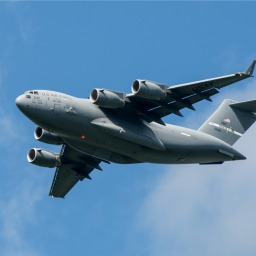
#> input picture MachingLearning/chapter8/images/plane_256x256.jpg, 256 x 256 px
$ python '8.15 calcHist.py'
#> lines starting #> are read from the running program, lines starting #| are printed output that depends on the picture
# 创建一组特征来表示图像中的颜色
import cv2
import numpy as np
from matplotlib import  pyplot as plt

# 以BGR格式加载图像
image_bgr = cv2.imread("images/plane_256x256.jpg",cv2.IMREAD_COLOR)
#> image_bgr is the input picture: shape (256, 256, 3); mean B, G, R 169, 133.1, 90.5
# 将图像转换成RGN
image_rgb = cv2.cvtColor(image_bgr,cv2.COLOR_BGR2RGB)
# 创建一个特征列表
features = []

# 为每一个颜色通道计算直方图
colors = ["r","g","b"]
# 为每一个通道计算直方图，并将它加入特征列表中
for i ,channel in enumerate(colors):
    histogram = cv2.calcHist([image_rgb], # 图像
                             [i], # 颜色通道的序号
                             None, # 不使用掩摸
                             [256], # 直方图的尺寸
                             [0,256]) # 范围
    features.extend(histogram)
#> after the loop, features = 768 items, first 6: [1027], [217], [182], [146], [146], [141]

observation = np.array((features)).flatten()
#> observation = 768 values, max 7214 at index 709, min 0 at index 235, mean 256

print(observation[0:5])
#| [1027.  217.  182.  146.  146.]
# [1008.  217.  184.  165.  116.]


# 为每一个通道计算直方图，并将它加入特征列表中
for i ,channel in enumerate(colors):
    histogram = cv2.calcHist([image_rgb], # 图像
                             [i], # 颜色通道的序号
                             None, # 不使用掩摸
                             [256], # 直方图的尺寸
                             [0,256]) # 范围
    plt.plot(histogram,color = channel)
    plt.xlim([0,256])

plt.show()
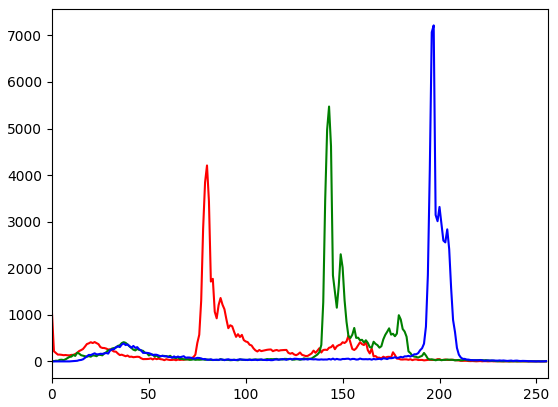
#> figure drawn by matplotlib, 1 panel; curve peaks at x = 80, y = 4207; curve peaks at x = 143, y = 5472; curve peaks at x = 197, y = 7214

$ run again, with MachingLearning/chapter8/images/plane_new.jpg copied over MachingLearning/chapter8/images/plane_256x256.jpg
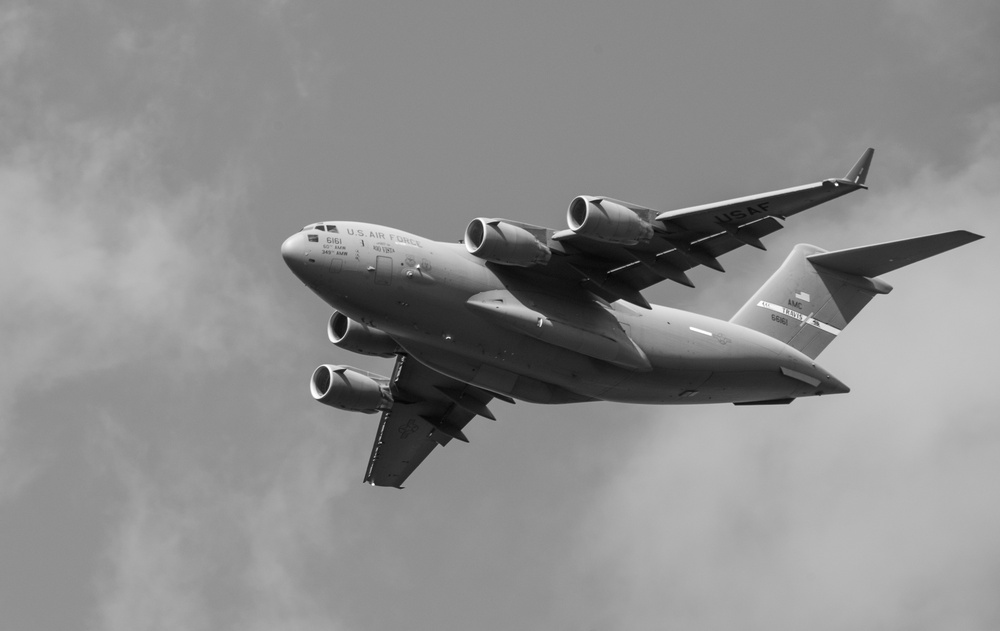
#> input picture MachingLearning/chapter8/images/plane_new.jpg, 1000 x 631 px, shrunk from 3600 x 2270 before the run
#> image_bgr is the input picture: shape (631, 1000, 3); min 3, max 255, mean 140.7
#> after the loop `for i ,channel in enumerate(colors):`: features = 768 items, first 6: [0], [0], [0], [1], [3], [3]
#> observation = 768 values, max 33815 at index 138, min 0 at index 0, mean 2464.8
#| [0. 0. 0. 1. 3.]
#> `plt.show()`:
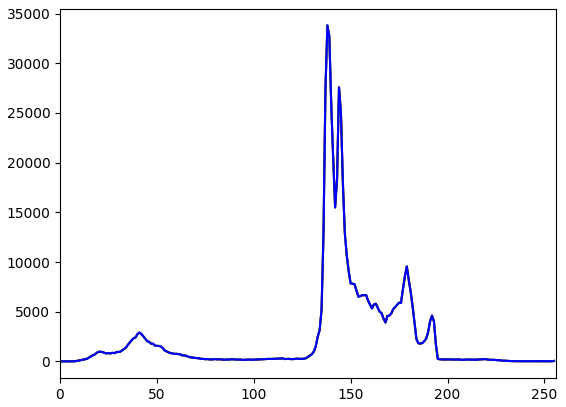
#> figure drawn by matplotlib, 1 panel; curve peaks at x = 138, y = 33815; curve peaks at x = 138, y = 33815; curve peaks at x = 138, y = 33815
